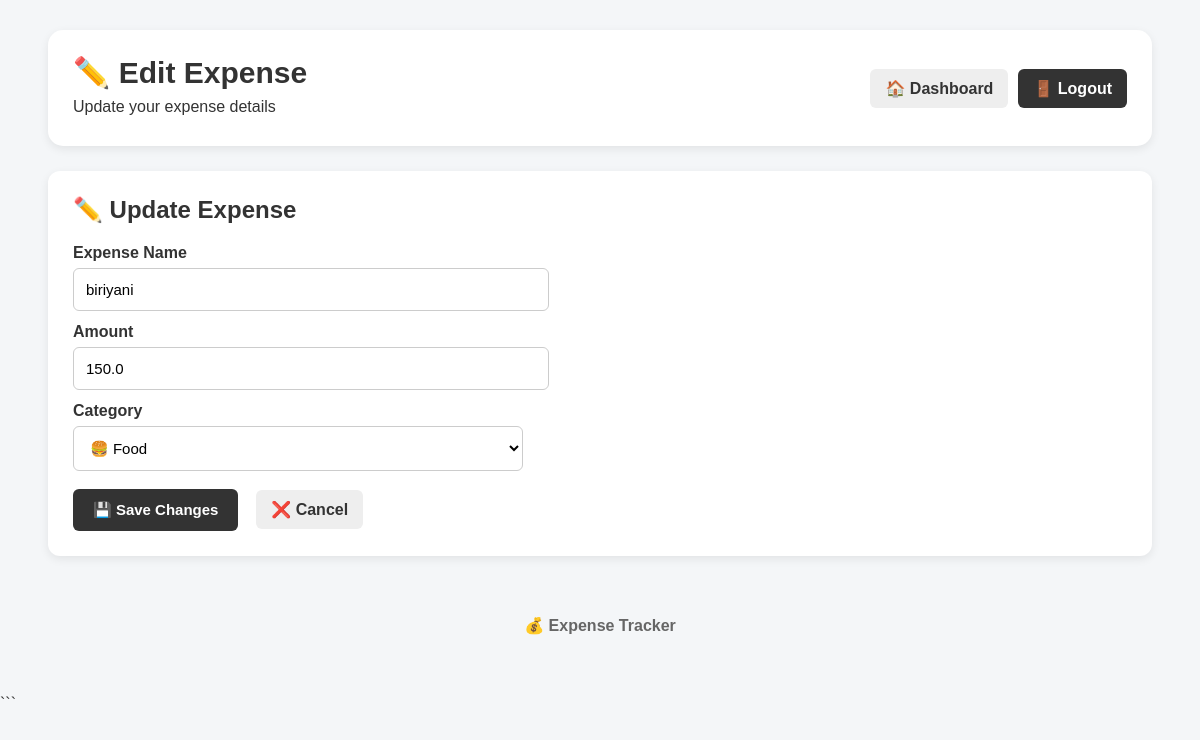
Screenshot of /edit/1 (signed in) with the database file from the repository.
### tables this page shows
CREATE TABLE expenses (
        id INTEGER PRIMARY KEY AUTOINCREMENT,
        user_id INTEGER NOT NULL,
        expense_name TEXT NOT NULL,
        amount REAL NOT NULL,
        category TEXT NOT NULL,
        date TEXT NOT NULL,
        FOREIGN KEY (user_id) REFERENCES users(id)
    );

### app.py (the view, shortened to what this page needs)
@app.route("/edit/<int:expense_id>", methods=["GET", "POST"])
@login_required
def edit_expense(expense_id):
    username = session["username"]
    conn = get_db()
    cursor = conn.cursor()
    cursor.execute("SELECT id FROM users WHERE username = ?", (username,))
    user_result = cursor.fetchone()
    if not user_result:
        conn.close()
        return redirect("/logout")
    user_id = user_result["id"]
    cursor.execute(
        "SELECT id, expense_name, amount, category, date FROM expenses WHERE id = ? AND user_id = ?",
        (expense_id, user_id)
    )
    expense = cursor.fetchone()
    conn.close()
    if not expense:
        return redirect("/")
    return render_template("edit.html", expense=expense)

### app.py (called while the page is built)
def get_db():
    conn = sqlite3.connect(DATABASE)
    conn.row_factory = sqlite3.Row
    return conn

def login_required(function):
    @wraps(function)
    def wrapper(*args, **kwargs):
        if "username" not in session:
            return redirect("/login")
        return function(*args, **kwargs)
    return wrapper

### templates/edit.html (shortened to what this page needs)
<!DOCTYPE html>
<html lang="en">
<head>
    <link
        rel="stylesheet"
        href="{{ url_for('static', filename='style.css') }}"
    >
</head>
<body>
<div class="container">
    <div class="header">
        <div>
            <h1>✏️ Edit Expense</h1>
            <p>
                Update your expense details
            </p>
        </div>
        <div class="header-actions">
            <a
                href="/"
                class="header-link"
            >
                🏠 Dashboard
            </a>
            <a
                href="/logout"
                class="logout-button"
            >
                🚪 Logout
            </a>
        </div>
    </div>
    <div class="card">
        <h2>
            ✏️ Update Expense
        </h2>
        <form
            method="POST"
            action="/edit/{{ expense['id'] }}"
        >
            <label for="expense_name">
                Expense Name
            </label>
            <input
                type="text"
                id="expense_name"
                name="expense_name"
                value="{{ expense['expense_name'] }}"
                required
            >
            <label for="amount">
                Amount
            </label>
            <input
                type="number"
                id="amount"
                name="amount"
                value="{{ expense['amount'] }}"
                min="0"
                step="0.01"
                required
            >
            <label for="category">
                Category
            </label>
            <select
                id="category"
                name="category"
                required
            >
                <option
                    value="Food"
                    {% if expense['category'] == 'Food' %}
                    selected
                    {% endif %}
                >
                    🍔 Food
                </option>
            </select>
            <br><br>
            <button type="submit">
                💾 Save Changes
            </button>
            <a
                href="/"
                class="header-link"
            >
                ❌ Cancel
            </a>
        </form>
    </div>
    <div class="footer">
        <p>
            💰 <strong>Expense Tracker</strong>
        </p>
    </div>
</div>
</body>
</html>

### static/style.css (style rules this page uses)
html { scroll-behavior: smooth; }
body { margin: 0; padding: 0; font-family: Arial, Helvetica, sans-serif; background-color: #f4f6f8; color: #333; }
.container { width: 92%; max-width: 1150px; margin: 30px auto; }
.header { background-color: white; padding: 25px; border-radius: 15px; margin-bottom: 25px; display: flex; justify-content: space-between; align-items: center; box-shadow: 0 3px 10px rgba(0, 0, 0, 0.08); }
.header h1 { margin: 0 0 8px 0; font-size: 30px; }
.header p { margin: 5px 0; }
.header-actions { display: flex; align-items: center; gap: 10px; }
.header-link, .logout-button { display: inline-block; padding: 10px 15px; border-radius: 6px; text-decoration: none; font-weight: bold; }
.header-link { background-color: #eeeeee; color: #333; }
.logout-button { background-color: #333; color: white; }
.card { background-color: white; padding: 25px; margin: 20px 0; border-radius: 12px; box-shadow: 0 3px 10px rgba(0, 0, 0, 0.08); }
.card h2 { margin-top: 0; margin-bottom: 20px; }
label { display: block; font-weight: bold; margin-top: 12px; margin-bottom: 6px; }
input, select { width: 100%; max-width: 450px; padding: 12px; border: 1px solid #cccccc; border-radius: 6px; font-size: 15px; background-color: white; }
button { padding: 12px 20px; border: none; border-radius: 6px; cursor: pointer; font-size: 15px; font-weight: bold; background-color: #333333; color: white; }
a { text-decoration: none; font-weight: bold; }
.footer { text-align: center; padding: 25px; margin-top: 30px; color: #666666; }
.footer p { margin: 5px 0; }

### rows the page displays
expenses: expense_name "biriyani", amount "150.0", category "🍔 Food"
